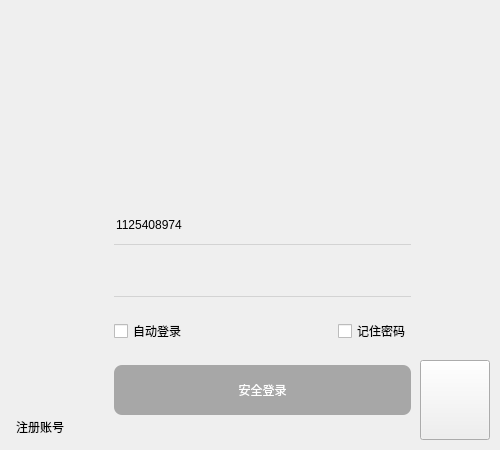
<?xml version="1.0" encoding="UTF-8"?>
<ui version="4.0">
 <class>Form</class>
 <widget class="QWidget" name="Form">
  <property name="geometry">
   <rect>
    <x>0</x>
    <y>0</y>
    <width>500</width>
    <height>450</height>
   </rect>
  </property>
  <property name="minimumSize">
   <size>
    <width>500</width>
    <height>450</height>
   </size>
  </property>
  <property name="maximumSize">
   <size>
    <width>500</width>
    <height>450</height>
   </size>
  </property>
  <property name="windowTitle">
   <string>Form</string>
  </property>
  <layout class="QVBoxLayout" name="verticalLayout" stretch="2,3">
   <property name="spacing">
    <number>0</number>
   </property>
   <property name="leftMargin">
    <number>0</number>
   </property>
   <property name="topMargin">
    <number>0</number>
   </property>
   <property name="rightMargin">
    <number>0</number>
   </property>
   <property name="bottomMargin">
    <number>0</number>
   </property>
   <item>
    <widget class="QWidget" name="widget" native="true">
     <property name="styleSheet">
      <string notr="true"/>
     </property>
     <widget class="QLabel" name="login_top_bg_label">
      <property name="geometry">
       <rect>
        <x>170</x>
        <y>10</y>
        <width>160</width>
        <height>160</height>
       </rect>
      </property>
      <property name="minimumSize">
       <size>
        <width>160</width>
        <height>160</height>
       </size>
      </property>
      <property name="text">
       <string/>
      </property>
     </widget>
    </widget>
   </item>
   <item>
    <widget class="QWidget" name="login_bottom" native="true">
     <property name="styleSheet">
      <string notr="true"/>
     </property>
     <layout class="QHBoxLayout" name="horizontalLayout" stretch="2,6,2">
      <property name="spacing">
       <number>0</number>
      </property>
      <property name="leftMargin">
       <number>0</number>
      </property>
      <property name="topMargin">
       <number>0</number>
      </property>
      <property name="rightMargin">
       <number>10</number>
      </property>
      <property name="bottomMargin">
       <number>10</number>
      </property>
      <item alignment="Qt::AlignLeft|Qt::AlignBottom">
       <widget class="QPushButton" name="pushButton">
        <property name="text">
         <string>注册账号</string>
        </property>
        <property name="flat">
         <bool>true</bool>
        </property>
       </widget>
      </item>
      <item>
       <widget class="QWidget" name="widget_3" native="true">
        <property name="styleSheet">
         <string notr="true"/>
        </property>
        <layout class="QGridLayout" name="gridLayout">
         <item row="1" column="0" colspan="2">
          <widget class="QLineEdit" name="pwd_le">
           <property name="minimumSize">
            <size>
             <width>0</width>
             <height>30</height>
            </size>
           </property>
           <property name="styleSheet">
            <string notr="true">QLineEdit{
font-size:13px;
border:none;
border-bottom: 1px solid lightgray;
background-color: transparent;
}

QLineEdit:hover{
border-bottom:1px solid gray;
}

QLineEdit:focus{
border-bottom:1px solid rgb(18,183,245);
}</string>
           </property>
           <property name="echoMode">
            <enum>QLineEdit::Password</enum>
           </property>
           <property name="clearButtonEnabled">
            <bool>true</bool>
           </property>
          </widget>
         </item>
         <item row="2" column="0">
          <widget class="QCheckBox" name="auto_login_cb">
           <property name="text">
            <string>自动登录</string>
           </property>
          </widget>
         </item>
         <item row="3" column="0" colspan="2">
          <widget class="QPushButton" name="login_btn">
           <property name="enabled">
            <bool>false</bool>
           </property>
           <property name="minimumSize">
            <size>
             <width>0</width>
             <height>50</height>
            </size>
           </property>
           <property name="styleSheet">
            <string notr="true">QPushButton{
background-color:rgb(33,174,250);
border-radius:8px;
color:white;
spacing:20px;
}

QPushButton:hover{
background-color:rgb(72,203,250);
}

QPushButton:pressed{
background-color:rgb(85,85,255);
}

QPushButton:disabled{
background-color:rgb(167,167,167);
}</string>
           </property>
           <property name="text">
            <string>安全登录</string>
           </property>
           <property name="icon">
            <iconset resource="../images.qrc">
             <normaloff>:/login/images/login_btn_icon.png</normaloff>:/login/images/login_btn_icon.png</iconset>
           </property>
           <property name="iconSize">
            <size>
             <width>20</width>
             <height>20</height>
            </size>
           </property>
          </widget>
         </item>
         <item row="2" column="1" alignment="Qt::AlignRight">
          <widget class="QCheckBox" name="remember_pwd_cb">
           <property name="text">
            <string>记住密码</string>
           </property>
          </widget>
         </item>
         <item row="0" column="0" colspan="2">
          <widget class="QComboBox" name="account_cb">
           <property name="minimumSize">
            <size>
             <width>100</width>
             <height>10</height>
            </size>
           </property>
           <property name="maximumSize">
            <size>
             <width>16777215</width>
             <height>40</height>
            </size>
           </property>
           <property name="styleSheet">
            <string notr="true">QComboBox{
font-size:12px;
border:none;
border-bottom:1px solid lightgray;
background-color:transparent;
}

QComboBox:hover{

border-bottom:1px solid gray;

}

QComboBox:focus{

border-bottom:1px solid rgb(18,183,245);

}

QComboBox:drop-down{
background-color:transparent;
width:60px;
height:40px;
}

QComboBox:down-arrow{
image: url(:/login/images/login_arrow.png);
width:60px;
height:20px;
}


QComboBox QAbstractItemView{
min-height:60px;
}


QComboBox QAbstractItemView:item{
color:lightblue;
}</string>
           </property>
           <property name="editable">
            <bool>true</bool>
           </property>
           <item>
            <property name="text">
             <string>1125408974</string>
            </property>
            <property name="icon">
             <iconset resource="../images.qrc">
              <normaloff>:/login/images/deguo.png</normaloff>:/login/images/deguo.png</iconset>
            </property>
           </item>
           <item>
            <property name="text">
             <string>23456</string>
            </property>
            <property name="icon">
             <iconset resource="../images.qrc">
              <normaloff>:/login/images/faguo.png</normaloff>:/login/images/faguo.png</iconset>
            </property>
           </item>
          </widget>
         </item>
        </layout>
       </widget>
      </item>
      <item alignment="Qt::AlignBottom">
       <widget class="QPushButton" name="pushButton_2">
        <property name="minimumSize">
         <size>
          <width>10</width>
          <height>80</height>
         </size>
        </property>
        <property name="maximumSize">
         <size>
          <width>70</width>
          <height>16777215</height>
         </size>
        </property>
        <property name="styleSheet">
         <string notr="true">border-image: url(:/login/images/login_erwei.png);</string>
        </property>
        <property name="text">
         <string/>
        </property>
       </widget>
      </item>
     </layout>
    </widget>
   </item>
  </layout>
 </widget>
 <resources>
  <include location="../images.qrc"/>
 </resources>
 <connections>
  <connection>
   <sender>pushButton</sender>
   <signal>clicked()</signal>
   <receiver>Form</receiver>
   <slot>show_register_pane()</slot>
   <hints>
    <hint type="sourcelabel">
     <x>44</x>
     <y>429</y>
    </hint>
    <hint type="destinationlabel">
     <x>24</x>
     <y>462</y>
    </hint>
   </hints>
  </connection>
  <connection>
   <sender>pushButton_2</sender>
   <signal>clicked()</signal>
   <receiver>Form</receiver>
   <slot>open_qq_link()</slot>
   <hints>
    <hint type="sourcelabel">
     <x>457</x>
     <y>391</y>
    </hint>
    <hint type="destinationlabel">
     <x>573</x>
     <y>448</y>
    </hint>
   </hints>
  </connection>
  <connection>
   <sender>account_cb</sender>
   <signal>editTextChanged(QString)</signal>
   <receiver>Form</receiver>
   <slot>enable_login_btn()</slot>
   <hints>
    <hint type="sourcelabel">
     <x>249</x>
     <y>227</y>
    </hint>
    <hint type="destinationlabel">
     <x>531</x>
     <y>220</y>
    </hint>
   </hints>
  </connection>
  <connection>
   <sender>pwd_le</sender>
   <signal>textChanged(QString)</signal>
   <receiver>Form</receiver>
   <slot>enable_login_btn()</slot>
   <hints>
    <hint type="sourcelabel">
     <x>300</x>
     <y>289</y>
    </hint>
    <hint type="destinationlabel">
     <x>560</x>
     <y>292</y>
    </hint>
   </hints>
  </connection>
  <connection>
   <sender>login_btn</sender>
   <signal>clicked()</signal>
   <receiver>Form</receiver>
   <slot>check_loign()</slot>
   <hints>
    <hint type="sourcelabel">
     <x>180</x>
     <y>393</y>
    </hint>
    <hint type="destinationlabel">
     <x>198</x>
     <y>521</y>
    </hint>
   </hints>
  </connection>
  <connection>
   <sender>auto_login_cb</sender>
   <signal>clicked(bool)</signal>
   <receiver>Form</receiver>
   <slot>auto_login()</slot>
   <hints>
    <hint type="sourcelabel">
     <x>123</x>
     <y>329</y>
    </hint>
    <hint type="destinationlabel">
     <x>159</x>
     <y>532</y>
    </hint>
   </hints>
  </connection>
  <connection>
   <sender>remember_pwd_cb</sender>
   <signal>clicked(bool)</signal>
   <receiver>Form</receiver>
   <slot>remember_pwd()</slot>
   <hints>
    <hint type="sourcelabel">
     <x>367</x>
     <y>333</y>
    </hint>
    <hint type="destinationlabel">
     <x>363</x>
     <y>525</y>
    </hint>
   </hints>
  </connection>
 </connections>
 <slots>
  <slot>show_register_pane()</slot>
  <slot>open_qq_link()</slot>
  <slot>enable_login_btn()</slot>
  <slot>check_loign()</slot>
  <slot>auto_login()</slot>
  <slot>remember_pwd()</slot>
 </slots>
</ui>
